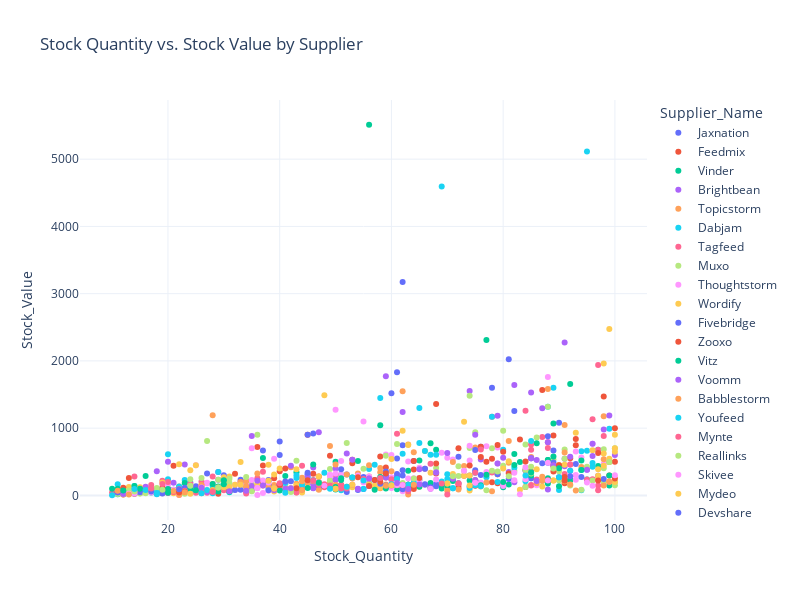

Notebook code for this chart:
### Code cell
# Visual: Scatter plot of stock quantity vs. stock value by supplier
fig = px.scatter(df, x='Stock_Quantity', y='Stock_Value', color='Supplier_Name',
                 title='Stock Quantity vs. Stock Value by Supplier')
fig.show()
